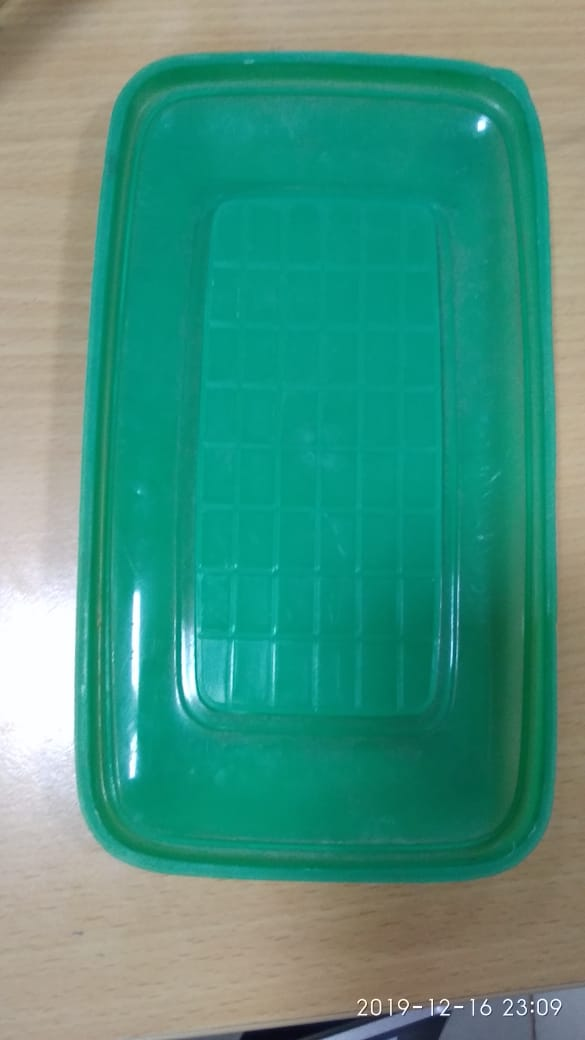
#> input picture image12.jpeg, 585 x 1040 px
$ python dimensions.py
#> lines starting #> are read from the running program, lines starting #| are printed output that depends on the picture
import  cv2
img=cv2.imread('image12.jpeg')
#> img is the input picture: shape (1040, 585, 3); mean B, G, R 127.9, 147.1, 71.9
gimg=cv2.cvtColor(img,cv2.COLOR_BGR2GRAY)
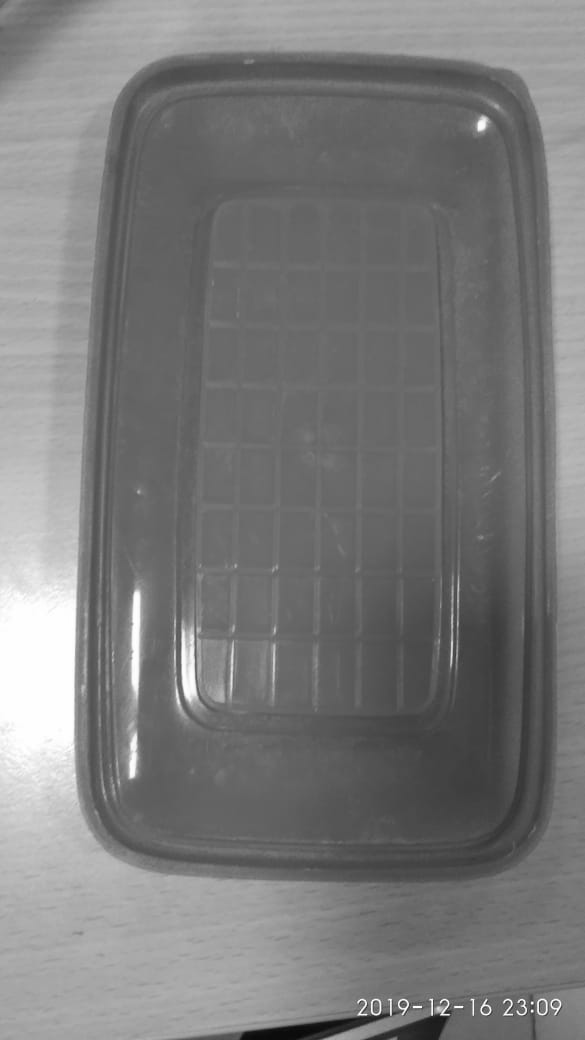
#> gimg: shape (1040, 585); min 9, max 255, mean 122.5
print('original image shape:', img.shape)
#| original image shape: (1040, 585, 3)
cv2.imshow('input image', img)
cv2.imshow('output image', gimg)
height = img.shape[0]
#> height = 1040
width = img.shape[1]
#> width = 585
depth = img.shape[2]
#> depth = 3
print("height:",height)
#| height: 1040
print("width:",width)
#| width: 585
print("depth:",depth)
#| depth: 3

cv2.waitKey()
cv2.destroyAllWindows()

$ run again, with image1.jpg copied over image12.jpeg
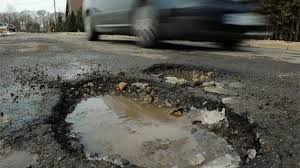
#> input picture image1.jpg, 300 x 168 px
#> img is the input picture: shape (168, 300, 3); mean B, G, R 82.2, 89.1, 89.5
#> `gimg=cv2.cvtColor(img,cv2.COLOR_BGR2GRAY)`:
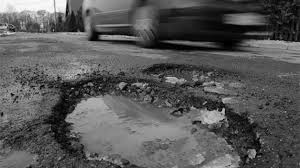
#> gimg: shape (168, 300); min 0, max 253, mean 88.4
#| original image shape: (168, 300, 3)
#| height: 168
#| width: 300
#| depth: 3
